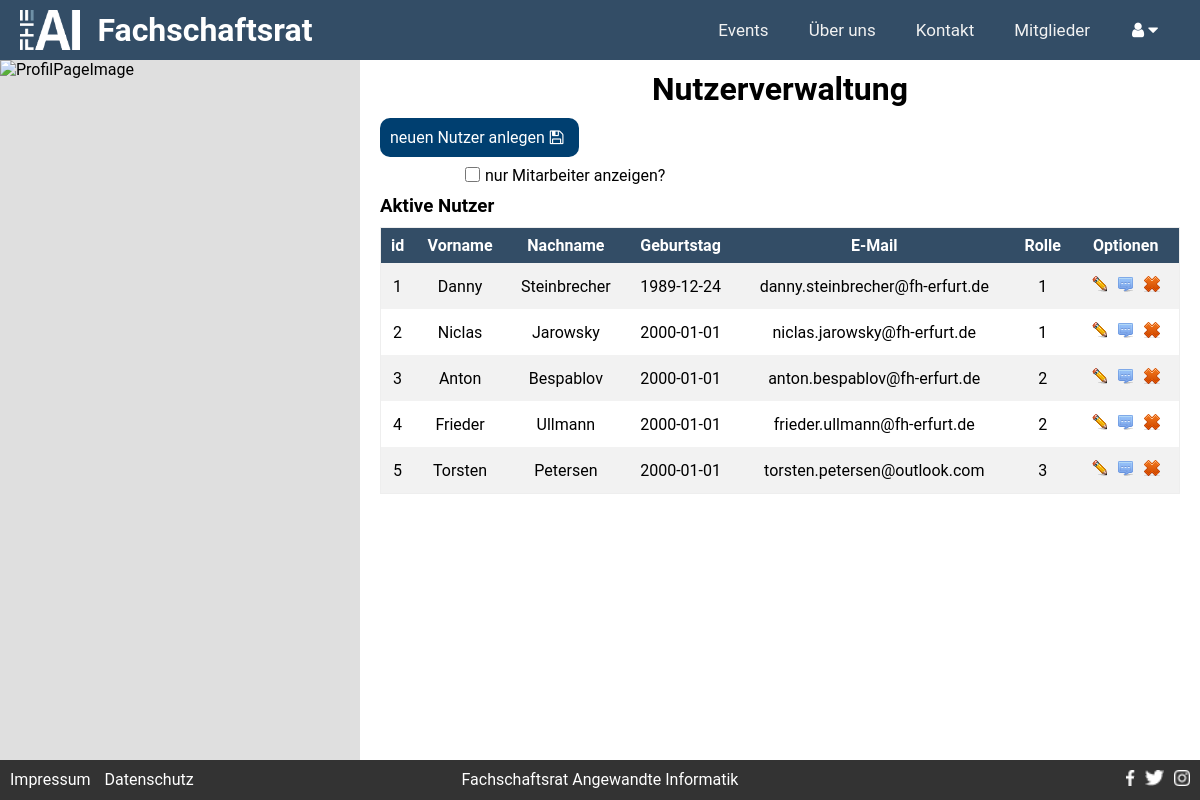
The app's page /index.php/?c=pages&a=userManagement (signed in), older data.
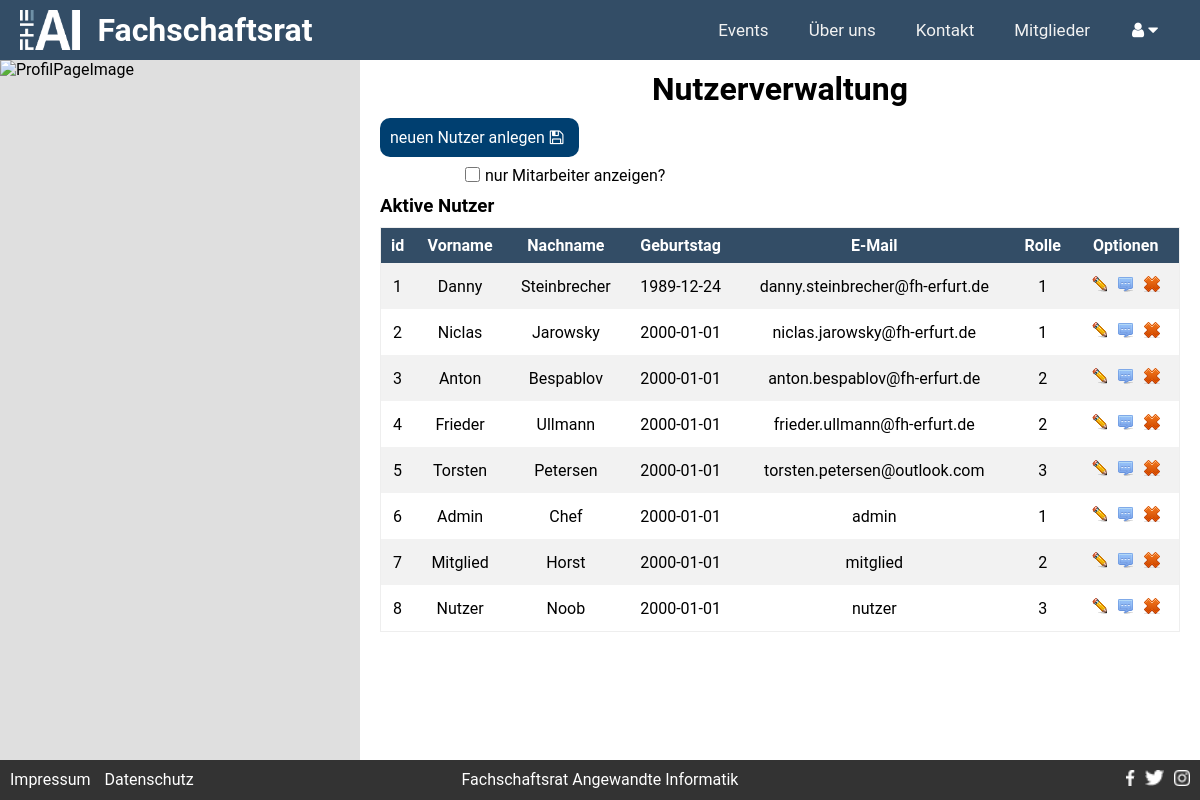
The same page, newer data.
### tables this page shows
CREATE TABLE IF NOT EXISTS `USER` (
  `ID` INT NOT NULL AUTO_INCREMENT,
  `CREATED_AT` TIMESTAMP NOT NULL DEFAULT CURRENT_TIMESTAMP,
  `UPDATED_AT` TIMESTAMP NULL DEFAULT NULL ON UPDATE CURRENT_TIMESTAMP,
  `FIRSTNAME` VARCHAR(21) NOT NULL,
  `LASTNAME` VARCHAR(24) NOT NULL,
  `DATE_OF_BIRTH` DATE NOT NULL,
  `DESCRIPTION` TEXT NULL,
  `PICTURE` VARCHAR(32) NULL,
  `EMAIL` VARCHAR(62) NOT NULL,
  `PASSWORD` VARCHAR(255) NOT NULL,
  `ROLE_ID` INT NOT NULL,
  PRIMARY KEY (`ID`),
  INDEX `fk_USER_ROLE1_idx` (`ROLE_ID` ASC),
  CONSTRAINT `fk_USER_ROLE1`
    FOREIGN KEY (`ROLE_ID`)
    REFERENCES `ROLE` (`ID`)
    ON DELETE NO ACTION
    ON UPDATE NO ACTION);

### models/baseModel.class.php (called while the page is built, shortened)
<?php
abstract class BaseModel
{
    public static function tablename()
    {
        $class = get_called_class();
        if(defined($class.'::TABLENAME'))
        {
            return $class::TABLENAME;
        }
        return null;
    }
    public static function find($where = '', $viewName = null, $orderBy = '')
    {
        $db  = $GLOBALS['db'];
        $result = null;
        try
        {
            if(!$viewName) {
               $viewName = self::tablename();
            }
            $sql = 'SELECT * FROM ' . $viewName;
            if(!empty($where))
            {
                $sql .= ' WHERE ' . $where .  ';';
            }
            $sql .= ' '.$orderBy;
            $result = $db->query($sql)->fetchAll();
        }
        catch(\PDOException $e)
        {
            die('Select statment failed: ' . $e->getMessage());
        }
        return $result;
    }
    public static function findOne($where = '')
    {
        $db  = $GLOBALS['db'];
        $result = null;
        try
        {
            $sql = 'SELECT * FROM ' . self::tablename();
            if(!empty($where))
            {
                $sql .= ' WHERE ' . $where .  ';';
            }
            $result = $db->query($sql)->fetch();
        }
        catch(\PDOException $e)
        {
            die('Select statment failed: ' . $e->getMessage());
        }
        return $result;
    }
}

### models/user.class.php (called while the page is built, shortened)
<?php
class User extends BaseModel
{
    public static function findUserBySessionUserID(){
        if(isset($_SESSION['loggedIn']) || $_SESSION['loggedIn'] === true) {
            $where = 'ID = ' . $_SESSION['userId'];
            return self::findOne($where);
        }else{
            return null;
        }
    }
}

### core/functions.php (called while the page is built, shortened)
<?
function checkUserPermissionForPage($roleIdWithPermission, $errorPage){
    $user = User::findUserBySessionUserID();
}

### controller/pages_controller.php (called while the page is built, shortened)
<?php
class PagesController extends Controller{
    public function actionUserManagement(){
        $accessUser = 1;
        $errorPage = 'Location: index.php?c=pages&a=error';
        checkUserPermissionForPage($accessUser,$errorPage);
        if(0){
            $this->_params['accounts'] = User::find('not (ROLE_ID = 3)');
        }else{
            $this->_params['accounts'] = User::find('1');
        }
    }
}

### views/pages/userManagement.php (the view, shortened to what this page needs)
<div class="SitePicture" id="fadeInImg">
    <img class="center" src="<?=ROOTPATH.'assets\images\matrix.jpg'?>" alt="ProfilPageImage">
</div>
<div class="Content" id="fadeIn">
    <h1>Nutzerverwaltung</h1>
    <a href="<?=$_SERVER['SCRIPT_NAME']?>/?p=newUser"> <button type="button">neuen Nutzer anlegen<i class="fa fa-floppy-o" aria-hidden="true"></i></button></a>
    <form action method=get>
        <div class="checkBox" >
            <input type="checkbox" name="onlyMember" id="onlyMember">
            <label for="onlyMember">nur Mitarbeiter anzeigen? </label>
        </div>
    </form>
    <br><br>
    <h3>Aktive Nutzer</h3>
    <?
    $html = '<table border ="1">';
    $html .= '<tr>'.
        '<th>id</th>' .
        '<th>Vorname</th>'.
        '<th>Nachname</th>'.
        '<th>Geburtstag</th>'.
        '<th>E-Mail</th>'.
        '<th>Rolle</th>'.
        '<th>Optionen</th>'.
        '</tr>';
    foreach($accounts as $index => $account) {
        $html .= '<tr>';
            $html .= '<td>'. $accounts[$index]['ID' ]. '</td>';
            $html .= '<td>'. $accounts[$index]['FIRSTNAME'    ]. '</td>';
            $html .= '<td>'. $accounts[$index]['LASTNAME'     ]. '</td>';
            $html .= '<td>'. $accounts[$index]['DATE_OF_BIRTH']. '</td>';
            $html .= '<td>'. $accounts[$index]['EMAIL'        ]. '</td>';
            $html .= '<td>'. $accounts[$index]['ROLE_ID'  ]. '</td>';
            $html .= '<td>';
                $html .= '<a href="';
                $html .= $_SERVER['SCRIPT_NAME'];
                $html .= '/?p=profil">';
                $html .= '<input type="image" name="edit[8c9aa635455b033d2bcb9c3b24489ec7]" title="User bearbeiten" src="/FSAI-Site/assets/images/edit.png" alt="Edit" style="outline:0;"></a>';
                $html .= '<input type="image" name="message[8c9aa635455b033d2bcb9c3b24489ec7]" title="Nachricht senden" src="/FSAI-Site/assets/images/email.png" alt="Nachricht" style="outline:0;">';
                $html .= '<input type="image" name="delete[8c9aa635455b033d2bcb9c3b24489ec7]" title="User entfernen" src="/FSAI-Site/assets/images/entfernen.png" alt="Delete" style="outline:0;" onclick="return confirm("Soll der Benutzer: Test Test wirklich entfernt werden?")">';
            $html .= '</td>';
        $html .= '</tr>';
        }
        $html .= '</table>';
        echo $html;
    ?>
</div>

### index.php (shortened to what this page needs)
<?
$controllerName = $_GET['c'] ?? 'pages';
$actionName = $_GET['a'] ?? 'start';
$controllerPath = __DIR__.'/controller/'.$controllerName.'_controller.php';
if(file_exists($controllerPath))
{
    $controllerClassName = '\\FSR_AI\\'.ucfirst($controllerName).'Controller';
    if(class_exists($controllerClassName))
    {
        $controllerInstance = new $controllerClassName($actionName, $controllerName);
        $actionMethodName = 'action'.ucfirst($actionName);
        if(method_exists($controllerInstance, $actionMethodName))
        {
            $controllerInstance->$actionMethodName();
            $controllerInstance->renderHTML();
        }
        else
        {
            echo $actionName;
           header('Location: index.php?c=pages&a=errorPage');
        }
    }
    else
    {
        header('Location: index.php?c=pages&a=errorPage');
    }
}
else{
    header('Location: index.php?c=pages&a=errorPage');
}
?>

### core/controller.php (shortened to what this page needs)
<?php
class Controller
{
	private $_actionName = null;
	private $_controllerName = null;
	protected $_params = [];
public function __construct($actionName = null, $controllerName = null)
	{
		$this->_actionName = $actionName;
		$this->_controllerName = $controllerName;
	}
	public function renderHTML()
	{
		$viewPath = $this->viewPath($this->_actionName, $this->_controllerName);
		if(file_exists($viewPath))
		{
			extract($this->_params);
				include $viewPath;
			$body = ob_get_clean();
			if(isset($noLayout) && $noLayout === true)
			{
				echo $body;
			}
			else
			{
				include __DIR__.'/../views/layout.php';
			}
		}
		else
		{
			header('Location: index.php?c=pages&a=errorPage');
		}
	}
	protected function viewPath($actionName = null, $controllerName = null)
	{
		return __DIR__ . '/../views/pages/' .$actionName.'.php';
	}
}

### views/layout.php (shortened to what this page needs)
<!DOCTYPE html>
<html lang="de">
<head>
    <link rel="stylesheet" href="<?=ROOTPATH.'assets/css/design.css'?>">
    <link rel="stylesheet" href="<?=ROOTPATH.'assets/css/navigation.css'?>">
    <link rel="stylesheet" href="<?=ROOTPATH.'assets/css/responsive.css'?>">
</head>
	<body>
        <?include __DIR__ . '/shared/navMenuBar.php'; ?>
			<?=$body?>
		<footer>
            <?include __DIR__ . '/shared/footer.php'; ?>
        </footer>
	</body>
</html>

### views/shared/navMenuBar.php (shortened to what this page needs)
<link rel="stylesheet" href="https://cdnjs.cloudflare.com/ajax/libs/font-awesome/4.7.0/css/font-awesome.min.css">
<nav>
    <div class="navfloat">
        <a href="<?=$_SERVER['SCRIPT_NAME']?>/?c=pages&a=events">Events</a>
        <a href="<?=$_SERVER['SCRIPT_NAME']?>/?c=pages&a=aboutUs">Über uns</a>
        <a href="<?=$_SERVER['SCRIPT_NAME']?>/?c=pages&a=contact">Kontakt</a>
        <a href="<?=$_SERVER['SCRIPT_NAME']?>/?c=pages&a=users">Mitglieder</a>
        <div class="dropdown">
            <button class="dropbtn"><i class="fa fa-user" aria-hidden="true"></i>
                <i class="fa fa-caret-down"></i>
            </button>
        </div>
    </div>
</nav>
<div class="NavContent">
    <a href="<?=$_SERVER['SCRIPT_NAME']?>/?p=start">
        <img src="/FSAI-Site/assets/images/ailogo_groß.png" alt="AiLogo">
        <h4>Fachschaftsrat</h4>
    </a>
</div>

### views/shared/footer.php
<div id="FooterLeft">
    <a href="<?=$_SERVER['SCRIPT_NAME']?>/?p=impressum">Impressum</a>
    <a href="<?=$_SERVER['SCRIPT_NAME']?>/?p=dataProtection">Datenschutz</a>
</div>
<div id="FooterMiddle">
    Fachschaftsrat Angewandte Informatik
</div>
<div id="FooterRight">
    <a target="_blank" href="https://www.instagram.com"> <img src="/FSAI-Site/assets/images/instagramm.png" class="footer_img" alt="Instagram"></a>
    <a target="_blank" href="https://www.twitter.com"> <img src="/FSAI-Site/assets/images/twitter.png" class="footer_img" alt="Twitter"></a>
    <a target="_blank" href="https://www.facebook.com/Fachschaft-Angewandte-Informatik-102233907862322/"> <img src="/FSAI-Site/assets/images/facebook.png" class="footer_img" alt="Facebook"></a>
</div>

### assets/css/design.css (style rules this page uses)
html, body { background: #dfdfdf; height:100%; margin:0; padding:0; overflow: hidden; }
nav, section, footer { display: block; }
* { margin: 0; padding: 0; border: 0; font-family: 'Roboto', sans-serif; box-sizing: border-box; }
.center { display: block; margin-left: auto; margin-right: auto; width: 50%; }
footer { clear: both; padding: 10px; color: #fff; position:absolute; bottom: 0; height:40px; width: 100%; background: #333333; z-index: 1; vertical-align: middle; }
div#FooterLeft { float: left; width: 33%; }
div#FooterLeft a { text-decoration: none; color: white; margin-right: 10px; }
div#FooterMiddle { float: left; width: 34%; text-align: center; font-size: 16px; }
div#FooterRight { float: right; width: 33%; }
div#FooterRight a img { float: right; height: 16px; margin-left: 10px; }
.Content { background: #ffffff; height: calc(100% - 100px); position: relative; overflow: auto; padding: 10px 20px 10px 20px; }
.Content h1 { text-align: center; }
.Content button { font-size: 16px; text-align: center; background-color: #003F70; padding: 10px; text-decoration: none; color: white; border-radius:10px; }
.Content button { margin-top: 10px; }
.Content table { margin-top: 10px; }
.Content button i { margin: 0 5px 0 5px; }
.Content label { width: 100%; }
.SitePicture { height: calc(100% - 100px); position: relative; overflow:hidden; width:30%; float: left; }
.SitePicture img { height: 100%; width: 100%; }
div#fadeIn { animation: animationFadeIn ease 3s; }
div#fadeInImg { animation: animationFadeIn ease 1.5s; }
form { width: 80%; max-width: 40em; margin-right: auto; margin-left: auto; position: relative; }
form input, form textarea, form select { display: block; background-color: #ffffff; width: 100%; height: 50px; font-size: 18px; padding: 12px 20px; margin: 5px 0 5px; border-style: solid; border-width: 1px; border-color: #CECECE; border-radius: 3px; }
.checkBox { display: inline; float: left; width:auto; height: auto; }
.checkBox label { display: inline; width: auto; vertical-align: center; font-size: 16px; margin: 4px auto auto auto; }
.checkBox input[type="checkbox"] { width: auto; display: inline; height: auto; float: left; }
form label { float: left; text-align: left; margin-top: 20px; margin-bottom: 5px; }
table { border-collapse: collapse; width: 100%; margin: 0px auto 0 auto; border-style: groove; border-width: 1px; }
th, td { text-align: center; padding: 8px; }
tr:nth-child(even) { background-color: #f2f2f2 }
th { background-color: #334D66; color: white; }
table input { display: inline; padding: 5px; }
.checkBox { font-size: 14px; display: block; padding: 5px; }
.checkBox input[type="checkbox"] { width: 15px; height: 15px; background-color: #ff0012; content: ""; margin-right: 5px; }

### assets/css/navigation.css (style rules this page uses)
nav { overflow: hidden; background-color: #334D66; padding-right: 20px; width:100%; float:right; display: block; }
.navfloat { float:right; }
nav a { float: left; display: block; color: #f2f2f2; text-align: center; text-decoration: none; font-size: 17px; }
.dropdown { float: left; overflow: hidden; height: 100%; }
.dropdown .dropbtn { font-size: 17px; border: none; outline: none; color: white; background-color: inherit; font-family: inherit; margin: 0; height: 100%; width: 70px; }
nav a, .dropbtn { padding: 20px; }
.NavContent { display: block; height: 60px; font-size: 2em; color:white; white-space: nowrap; padding: 10px; margin-left: 10px; width:100%; }
.NavContent h4 { vertical-align: 9px; display: inline; margin-left: 10px; }
.NavContent img { display: inline; height: 100%; }
.NavContent a { display: inline; text-decoration: none; color: white; }

Row changes from the older to the newer data that the page shows:
added user: ID "6", FIRSTNAME "Admin", LASTNAME "Chef", DATE_OF_BIRTH "2000-01-01", EMAIL "admin", ROLE_ID "1"
added user: ID "7", FIRSTNAME "Mitglied", LASTNAME "Horst", DATE_OF_BIRTH "2000-01-01", EMAIL "mitglied", ROLE_ID "2"
added user: ID "8", FIRSTNAME "Nutzer", LASTNAME "Noob", DATE_OF_BIRTH "2000-01-01", EMAIL "nutzer", ROLE_ID "3"
